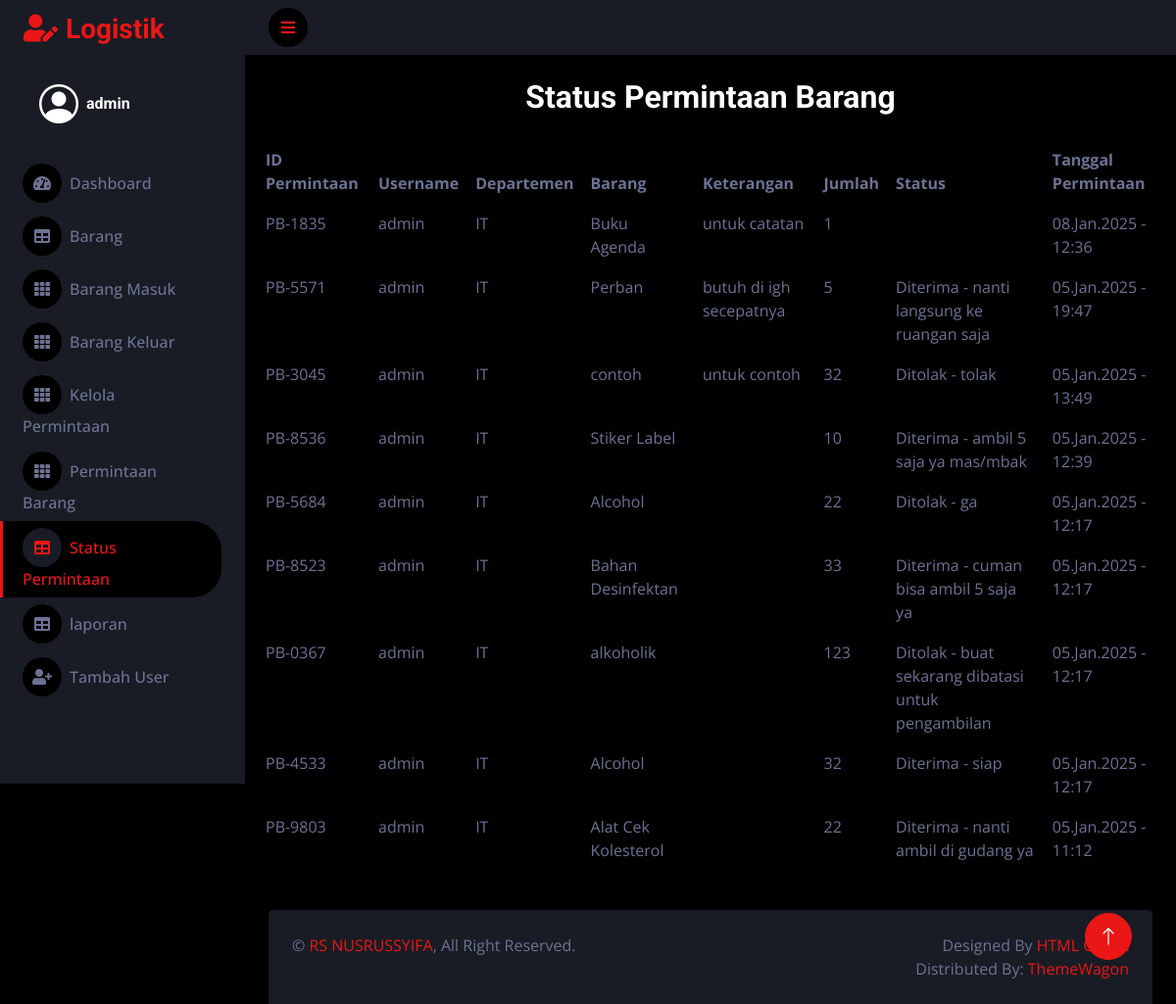
/status_permintaan.php (signed in), run on the app's committed database.
### tables this page shows
CREATE TABLE `permintaan_barang` (
  `id_permintaan` varchar(50) NOT NULL DEFAULT 'AUTO_INCREMENT',
  `id_barang` varchar(50) NOT NULL DEFAULT '',
  `jumlah` int(11) NOT NULL,
  `keterangan` varchar(50) DEFAULT NULL,
  `status` enum('menunggu konfirmasi','Diterima','Ditolak') NOT NULL DEFAULT 'menunggu konfirmasi',
  `keterangan_diterima` varchar(50) NOT NULL DEFAULT '',
  `keterangan_penolakan` varchar(50) DEFAULT '',
  `username` varchar(50) DEFAULT NULL,
  `tanggal_permintaan` datetime DEFAULT current_timestamp()
);

CREATE TABLE `user` (
  `username` varchar(25) NOT NULL,
  `departemen` varchar(50) DEFAULT NULL,
  `password` varchar(25) DEFAULT NULL,
  `role` enum('admin','user') NOT NULL DEFAULT 'user',
  `email` varchar(50) DEFAULT NULL
);

CREATE TABLE `barang` (
  `id_barang` varchar(50) NOT NULL DEFAULT 'AUTO_INCREMENT',
  `nama_barang` varchar(50) DEFAULT NULL,
  `kategori` varchar(50) DEFAULT NULL,
  `stok` int(25) DEFAULT NULL,
  `terakhir_masuk` datetime DEFAULT NULL,
  `terakhir_keluar` datetime DEFAULT NULL,
  `username` varchar(50) DEFAULT NULL
);

### status_permintaan.php (the view, shortened to what this page needs)
<?php
$role = $_SESSION["ses_status"];
?>
<!DOCTYPE html>
<html lang="en">
<head>
    <link href="https://cdnjs.cloudflare.com/ajax/libs/font-awesome/5.10.0/css/all.min.css" rel="stylesheet">
    <link href="https://cdn.jsdelivr.net/npm/bootstrap-icons@1.4.1/font/bootstrap-icons.css" rel="stylesheet">
    <link href="lib/owlcarousel/assets/owl.carousel.min.css" rel="stylesheet">
    <link href="lib/tempusdominus/css/tempusdominus-bootstrap-4.min.css" rel="stylesheet" />
    <link href="css/bootstrap.min.css" rel="stylesheet">
    <link href="css/style.css" rel="stylesheet">
</head>
<body class="d-flex flex-column min-vh-100">
    <div class="container-fluid position-relative d-flex p-0 flex-grow-1">
        <div class="sidebar pe-4 pb-3">
            <nav class="navbar bg-secondary navbar-dark">
                <a href="index.php" class="navbar-brand mx-4 mb-3">
                    <h3 class="text-primary"><i class="fa fa-user-edit me-2"></i>Logistik</h3>
                </a>
                <div class="navbar-nav w-100">
                <div class="d-flex align-items-center ms-4 mb-4">
                <div class="d-flex align-items-center ms-3">
                        <i class="bi bi-person-circle me-2" style="font-size: 2.5rem; color: #fff;"></i>
                        <div>
                            <h6 class="mb-0" data-bs-toggle="collapse" href="#logoutAccordion" role="button" aria-expanded="false" aria-controls="logoutAccordion">
                                <?php echo $_SESSION["ses_username"]; ?>
                            </h6>
                        </div>
                    </div>
            </div>
                <?php if ($role == 'admin'): ?>
                    <a href="index.php" class="nav-item nav-link"><i class="fa fa-tachometer-alt me-2"></i>Dashboard</a>
                    <a href="barang.php" class="nav-item nav-link"><i class="fa fa-table me-2"></i>Barang</a>
                    <a href="barang_masuk.php" class="nav-item nav-link"><i class="fa fa-th me-2"></i>Barang Masuk</a>
                    <a href="barang_keluar.php" class="nav-item nav-link"><i class="fa fa-th me-2"></i>Barang Keluar</a>
                    <a href="kelola_permintaan.php" class="nav-item nav-link"><i class="fa fa-th me-2"></i>Kelola Permintaan</a>
                    <a href="permintaan_barang.php" class="nav-item nav-link"><i class="fa fa-th me-2"></i>Permintaan Barang</a>
                    <a href="status_permintaan.php" class="nav-item nav-link active"><i class="fa fa-table me-2"></i>Status Permintaan</a>
                    <a href="laporan.php" class="nav-item nav-link"><i class="fa fa-table me-2"></i>laporan</a>
                    <a href="tambah_user.php" class="nav-item nav-link"><i class="fa fa-user-plus me-2"></i>Tambah User</a>
                <?php endif; ?>
                </div>
            </nav>
        </div>
        <div class="content flex-grow-1">
            <nav class="navbar navbar-expand bg-secondary navbar-dark sticky-top px-4 py-10">
                <a href="#" class="sidebar-toggler flex-shrink-0">
                    <i class="fa fa-bars"></i>
                </a>
            </nav>
            <?php
            $conn = new mysqli("localhost", "root", "", "logistik");
            $sql = "SELECT p.id_permintaan, b.nama_barang, p.keterangan, p.jumlah, p.status, p.tanggal_permintaan, u.username, u.departemen, p.keterangan_diterima, p.keterangan_penolakan
                    FROM permintaan_barang p
                    JOIN barang b ON p.id_barang = b.id_barang
                    JOIN user u ON p.username = u.username
                    WHERE p.status != 'menunggu konfirmasi'
                    ORDER BY p.tanggal_permintaan DESC";
            $result = $conn->query($sql);
            ?>
            <div class="container">
                <h2 class="my-4 text-center">Status Permintaan Barang</h2>
                <table class="table table-bordered" id="statusTable">
                    <thead>
                        <tr>
                            <th>ID Permintaan</th>
                            <th>Username</th>
                            <th>Departemen</th>
                            <th>Barang</th>
                            <th>Keterangan</th>
                            <th>Jumlah</th>
                            <th>Status</th>
                            <th>Tanggal Permintaan</th>
                        </tr>
                    </thead>
                    <tbody>
                        <?php
                        if ($result->num_rows > 0) {
                            while ($row = $result->fetch_assoc()) {
                                echo "<tr>";
                                echo "<td>" . $row['id_permintaan'] . "</td>";
                                echo "<td>" . $row['username'] . "</td>";
                                echo "<td>" . $row['departemen'] . "</td>";
                                echo "<td>" . $row['nama_barang'] . "</td>";
                                echo "<td>" . $row['keterangan'] . "</td>";
                                echo "<td>" . $row['jumlah'] . "</td>";
                                if ($row['status'] == 'Diterima') {
                                    echo "<td>Diterima - " . htmlspecialchars($row['keterangan_diterima']) . "</td>";
                                } elseif ($row['status'] == 'Ditolak') {
                                    echo "<td>Ditolak - " . htmlspecialchars($row['keterangan_penolakan']) . "</td>";
                                } else {
                                    echo "<td>" . htmlspecialchars($row['status']) . "</td>";
                                }
                                $tanggal_permintaan = $row['tanggal_permintaan'];
                                $formatted_date = date('d.M.Y - H:i', strtotime($tanggal_permintaan));
                                echo "<td>" . htmlspecialchars($formatted_date) . "</td>";
                                echo "</tr>";
                            }
                        } else {
                            echo "<tr><td colspan='7'>Belum ada permintaan yang diproses.</td></tr>";
                        }
                        ?>
                    </tbody>
                </table>
            </div>
            <div class="container-fluid pt-4 px-4 mt-auto">
                <div class="bg-secondary rounded-top p-4">
                    <div class="row">
                        <div class="col-12 col-sm-6 text-center text-sm-start">
                            &copy; <a href="#">RS NUSRUSSYIFA</a>, All Right Reserved.
                        </div>
                        <div class="col-12 col-sm-6 text-center text-sm-end">
                            Designed By <a href="https://htmlcodex.com">HTML Codex</a>
                            <br>Distributed By: <a href="https://themewagon.com" target="_blank">ThemeWagon</a>
                        </div>
                    </div>
                </div>
            </div>
            <a href="#" class="btn btn-lg btn-primary btn-lg-square back-to-top"><i class="bi bi-arrow-up"></i></a>
        </div>
    </div>
</body>
</html>

### css/style.css (style rules this page uses)
:root { --primary: #EB1616; --secondary: #191C24; --light: #6C7293; --dark: #000000; }
.back-to-top { position: fixed; display: none; right: 45px; bottom: 45px; z-index: 99; }
.btn { transition: .5s; }
.btn-lg-square { width: 48px; height: 48px; }
.btn-square, .btn-sm-square, .btn-lg-square { padding: 0; display: inline-flex; align-items: center; justify-content: center; font-weight: normal; border-radius: 50px; }
.sidebar { position: fixed; top: 0; left: 0; bottom: 0; width: 250px; height: 100vh; overflow-y: auto; background: var(--secondary); transition: 0.5s; z-index: 999; margin-bottom: 60px; }
.content { margin-left: 250px; min-height: 100vh; background: var(--dark); transition: 0.5s; }
@media (min-width: 992px) { .sidebar { margin-left: 0; } }
@media (min-width: 992px) { .content { width: calc(100% - 250px); } }
.sidebar .navbar .navbar-nav .nav-link { padding: 7px 20px; color: var(--light); font-weight: 500; border-left: 3px solid var(--secondary); border-radius: 0 30px 30px 0; outline: none; }
.sidebar .navbar .navbar-nav .nav-link:hover, .sidebar .navbar .navbar-nav .nav-link.active { color: var(--primary); background: var(--dark); border-color: var(--primary); }
.sidebar .navbar .navbar-nav .nav-link i { width: 40px; height: 40px; display: inline-flex; align-items: center; justify-content: center; background: var(--dark); border-radius: 40px; }
.sidebar .navbar .navbar-nav .nav-link:hover i, .sidebar .navbar .navbar-nav .nav-link.active i { background: var(--secondary); }
.content .navbar .sidebar-toggler, .content .navbar .navbar-nav .nav-link i { width: 40px; height: 40px; display: inline-flex; align-items: center; justify-content: center; background: var(--dark); border-radius: 40px; }

### data on the page
permintaan_barang: id_permintaan "PB-1835", username.username "admin", username.departemen "IT", id_barang.nama_barang "Buku Agenda", keterangan "untuk catatan", jumlah "1", tanggal_permintaan "08.Jan.2025 - 12:36"
permintaan_barang: id_permintaan "PB-5571", username.username "admin", username.departemen "IT", id_barang.nama_barang "Perban", keterangan "butuh di igh secepatnya", jumlah "5", keterangan_diterima "nanti langsung ke ruangan saja", tanggal_permintaan "05.Jan.2025 - 19:47"
permintaan_barang: id_permintaan "PB-3045", username.username "admin", username.departemen "IT", id_barang.nama_barang "contoh", keterangan "untuk contoh", jumlah "32", keterangan_penolakan "tolak", tanggal_permintaan "05.Jan.2025 - 13:49"
permintaan_barang: id_permintaan "PB-8536", username.username "admin", username.departemen "IT", id_barang.nama_barang "Stiker Label", jumlah "10", keterangan_diterima "ambil 5 saja ya mas/mbak", tanggal_permintaan "05.Jan.2025 - 12:39"
permintaan_barang: id_permintaan "PB-5684", username.username "admin", username.departemen "IT", id_barang.nama_barang "Alcohol", jumlah "22", keterangan_penolakan "ga", tanggal_permintaan "05.Jan.2025 - 12:17"
permintaan_barang: id_permintaan "PB-8523", username.username "admin", username.departemen "IT", id_barang.nama_barang "Bahan Desinfektan", jumlah "33", keterangan_diterima "cuman bisa ambil 5 saja ya", tanggal_permintaan "05.Jan.2025 - 12:17"
permintaan_barang: id_permintaan "PB-0367", username.username "admin", username.departemen "IT", id_barang.nama_barang "alkoholik", jumlah "123", keterangan_penolakan "buat sekarang dibatasi untuk pengambilan", tanggal_permintaan "05.Jan.2025 - 12:17"
permintaan_barang: id_permintaan "PB-4533", username.username "admin", username.departemen "IT", id_barang.nama_barang "Alcohol", jumlah "32", keterangan_diterima "siap", tanggal_permintaan "05.Jan.2025 - 12:17"
permintaan_barang: id_permintaan "PB-9803", username.username "admin", username.departemen "IT", id_barang.nama_barang "Alat Cek Kolesterol", jumlah "22", keterangan_diterima "nanti ambil di gudang ya", tanggal_permintaan "05.Jan.2025 - 11:12"

### other printed values
$_SESSION["ses_username"] "admin"
